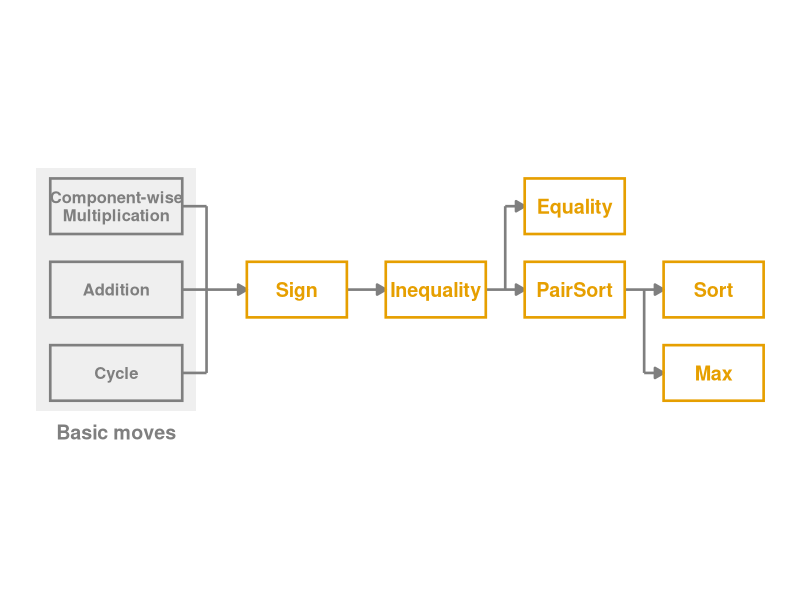

Recreate this plot in R.
## ---- chunk 1
#| label: discrete-tech-tree
#| echo: false
#| warning: false
#| message: false
#| fig-align: center
#| fig-width: 9
#| fig-height: 3.6
#| dev.args: !expr list(bg = "transparent")
#| fig-cap: "The tech tree for this section. The basic moves in the grey band build up to the functions we implement, shown in bold orange."
#| fig-alt: "A flowchart read from left to right. A grey band labeled basic moves holds component-wise multiplication, addition, and cycle. All three feed into sign, which feeds into inequality. Inequality feeds into both equality and PairSort, and PairSort feeds into both sort and max."

library(ggplot2)

boxes <- data.frame(
  label = c("Component-wise\nMultiplication", "Addition", "Cycle",
            "Sign", "Inequality", "Equality", "PairSort", "Sort", "Max"),
  x = c(1.2, 1.2, 1.2, 3.8, 5.8, 7.8, 7.8, 9.8, 9.8),
  y = c(2.4, 1.2, 0, 1.2, 1.2, 2.4, 1.2, 1.2, 0),
  basic = c(TRUE, TRUE, TRUE, rep(FALSE, 6))
)
half_w <- ifelse(boxes$basic, 0.95, 0.72)
boxes$xmin <- boxes$x - half_w
boxes$xmax <- boxes$x + half_w
boxes$ymin <- boxes$y - 0.4
boxes$ymax <- boxes$y + 0.4

# Plain connector pieces, followed by the arrows that end at a box.
lines <- data.frame(
  x    = c(2.15, 2.15, 2.15, 2.5, 6.8, 8.8),
  xend = c(2.5, 2.5, 2.5, 2.5, 6.8, 8.8),
  y    = c(2.4, 1.2, 0, 0, 1.2, 1.2),
  yend = c(2.4, 1.2, 0, 2.4, 2.4, 0)
)
arrows <- data.frame(
  x    = c(2.5, 4.52, 6.52, 6.8, 8.52, 8.8),
  xend = c(3.08, 5.08, 7.08, 7.08, 9.08, 9.08),
  y    = c(1.2, 1.2, 1.2, 2.4, 1.2, 0),
  yend = c(1.2, 1.2, 1.2, 2.4, 1.2, 0)
)

neutral <- "grey50"
highlight <- "#E69F00"

ggplot() +
  annotate(
    "rect",
    xmin = 0.05, xmax = 2.35, ymin = -0.55, ymax = 2.95,
    fill = neutral, alpha = 0.12
  ) +
  annotate(
    "text",
    x = 1.2, y = -0.85, label = "Basic moves",
    color = neutral, size = 5, fontface = "bold"
  ) +
  geom_segment(
    data = lines,
    aes(x = x, xend = xend, y = y, yend = yend),
    color = neutral, linewidth = 0.9
  ) +
  geom_segment(
    data = arrows,
    aes(x = x, xend = xend, y = y, yend = yend),
    color = neutral, linewidth = 0.9,
    arrow = arrow(length = unit(0.1, "inches"), type = "closed")
  ) +
  geom_rect(
    data = boxes,
    aes(xmin = xmin, xmax = xmax, ymin = ymin, ymax = ymax, color = basic),
    fill = NA, linewidth = 0.9
  ) +
  geom_text(
    data = boxes[boxes$basic, ],
    aes(x = x, y = y, label = label),
    color = neutral, size = 4.2, fontface = "bold", lineheight = 0.9
  ) +
  geom_text(
    data = boxes[!boxes$basic, ],
    aes(x = x, y = y, label = label),
    color = highlight, size = 5, fontface = "bold"
  ) +
  scale_color_manual(values = c(`TRUE` = neutral, `FALSE` = highlight), guide = "none") +
  coord_fixed(clip = "off") +
  theme_void() +
  theme(
    plot.background = element_rect(fill = "transparent", color = NA),
    panel.background = element_rect(fill = "transparent", color = NA)
  )
